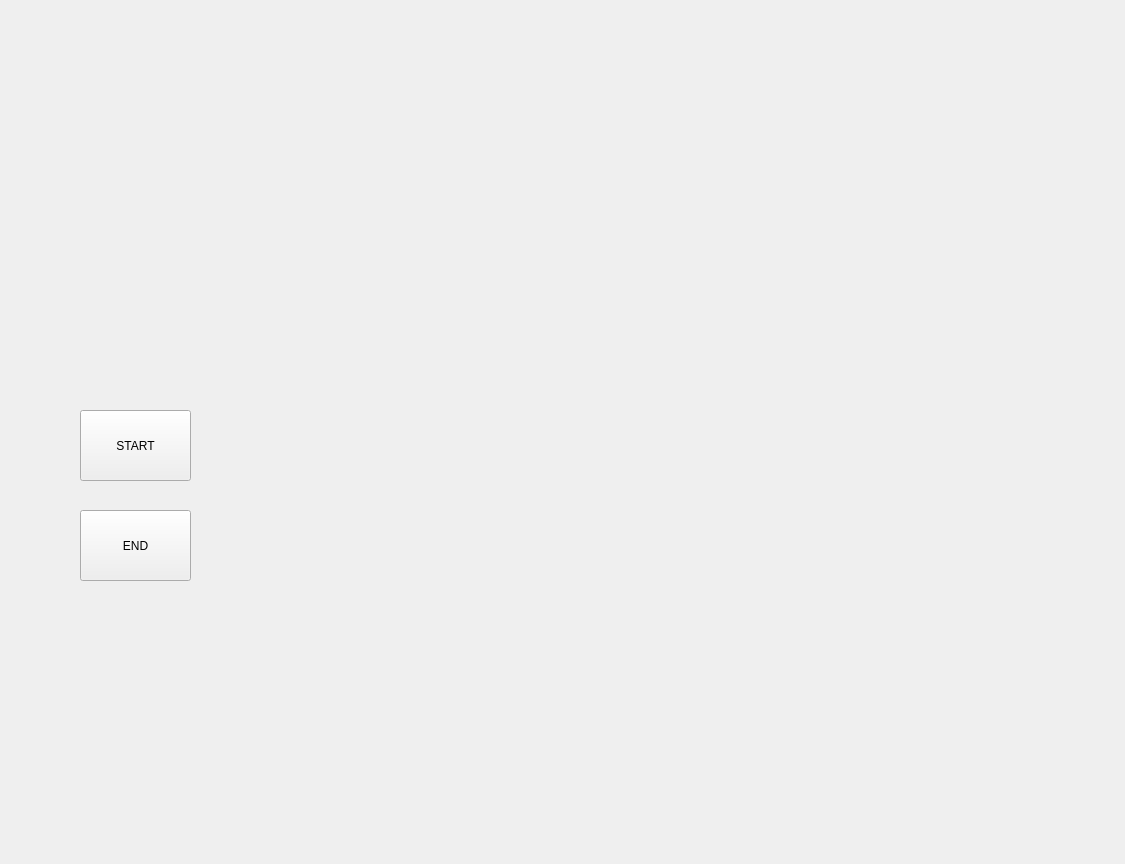
<?xml version="1.0" encoding="UTF-8"?>
<ui version="4.0">
 <class>MainWindow</class>
 <widget class="QMainWindow" name="MainWindow">
  <property name="geometry">
   <rect>
    <x>0</x>
    <y>0</y>
    <width>1125</width>
    <height>864</height>
   </rect>
  </property>
  <property name="windowTitle">
   <string>MainWindow</string>
  </property>
  <widget class="QWidget" name="centralwidget">
   <widget class="QLabel" name="label">
    <property name="geometry">
     <rect>
      <x>-30</x>
      <y>-30</y>
      <width>1181</width>
      <height>951</height>
     </rect>
    </property>
    <property name="text">
     <string/>
    </property>
    <property name="pixmap">
     <pixmap>Black_Template.jpg</pixmap>
    </property>
    <property name="scaledContents">
     <bool>true</bool>
    </property>
   </widget>
   <widget class="QLabel" name="label_2">
    <property name="geometry">
     <rect>
      <x>200</x>
      <y>220</y>
      <width>631</width>
      <height>461</height>
     </rect>
    </property>
    <property name="text">
     <string/>
    </property>
    <property name="pixmap">
     <pixmap>Iron_Template_1.gif</pixmap>
    </property>
    <property name="scaledContents">
     <bool>true</bool>
    </property>
   </widget>
   <widget class="QLabel" name="label_3">
    <property name="geometry">
     <rect>
      <x>370</x>
      <y>-70</y>
      <width>361</width>
      <height>261</height>
     </rect>
    </property>
    <property name="text">
     <string/>
    </property>
    <property name="pixmap">
     <pixmap>initial.gif</pixmap>
    </property>
    <property name="scaledContents">
     <bool>true</bool>
    </property>
   </widget>
   <widget class="QLabel" name="label_4">
    <property name="geometry">
     <rect>
      <x>430</x>
      <y>120</y>
      <width>191</width>
      <height>161</height>
     </rect>
    </property>
    <property name="text">
     <string/>
    </property>
    <property name="pixmap">
     <pixmap>loading_1.gif</pixmap>
    </property>
    <property name="scaledContents">
     <bool>true</bool>
    </property>
   </widget>
   <widget class="QLabel" name="label_5">
    <property name="geometry">
     <rect>
      <x>0</x>
      <y>0</y>
      <width>181</width>
      <height>151</height>
     </rect>
    </property>
    <property name="text">
     <string/>
    </property>
    <property name="pixmap">
     <pixmap>B.G_Template_1.gif</pixmap>
    </property>
    <property name="scaledContents">
     <bool>true</bool>
    </property>
   </widget>
   <widget class="QLabel" name="label_6">
    <property name="geometry">
     <rect>
      <x>0</x>
      <y>140</y>
      <width>181</width>
      <height>151</height>
     </rect>
    </property>
    <property name="text">
     <string/>
    </property>
    <property name="pixmap">
     <pixmap>Code_Template.gif</pixmap>
    </property>
    <property name="scaledContents">
     <bool>true</bool>
    </property>
   </widget>
   <widget class="QLabel" name="label_7">
    <property name="geometry">
     <rect>
      <x>810</x>
      <y>40</y>
      <width>271</width>
      <height>201</height>
     </rect>
    </property>
    <property name="text">
     <string/>
    </property>
    <property name="pixmap">
     <pixmap>Earth.gif</pixmap>
    </property>
    <property name="scaledContents">
     <bool>true</bool>
    </property>
   </widget>
   <widget class="QLabel" name="label_8">
    <property name="geometry">
     <rect>
      <x>0</x>
      <y>620</y>
      <width>441</width>
      <height>241</height>
     </rect>
    </property>
    <property name="text">
     <string/>
    </property>
    <property name="pixmap">
     <pixmap>Hero_Template.gif</pixmap>
    </property>
    <property name="scaledContents">
     <bool>true</bool>
    </property>
   </widget>
   <widget class="QLabel" name="label_9">
    <property name="geometry">
     <rect>
      <x>640</x>
      <y>620</y>
      <width>481</width>
      <height>261</height>
     </rect>
    </property>
    <property name="text">
     <string/>
    </property>
    <property name="pixmap">
     <pixmap>Health_Template.gif</pixmap>
    </property>
    <property name="scaledContents">
     <bool>true</bool>
    </property>
   </widget>
   <widget class="QPushButton" name="pushButton">
    <property name="geometry">
     <rect>
      <x>80</x>
      <y>410</y>
      <width>111</width>
      <height>71</height>
     </rect>
    </property>
    <property name="mouseTracking">
     <bool>false</bool>
    </property>
    <property name="autoFillBackground">
     <bool>false</bool>
    </property>
    <property name="styleSheet">
     <string notr="true">font: 90 9pt &quot;Berlin Sans FB Demi&quot;;
font: 12pt &quot;Lucida Bright&quot;;
</string>
    </property>
    <property name="text">
     <string>START</string>
    </property>
   </widget>
   <widget class="QPushButton" name="pushButton_2">
    <property name="geometry">
     <rect>
      <x>80</x>
      <y>510</y>
      <width>111</width>
      <height>71</height>
     </rect>
    </property>
    <property name="mouseTracking">
     <bool>false</bool>
    </property>
    <property name="autoFillBackground">
     <bool>false</bool>
    </property>
    <property name="styleSheet">
     <string notr="true">font: 90 9pt &quot;Berlin Sans FB Demi&quot;;
font: 12pt &quot;Lucida Bright&quot;;
</string>
    </property>
    <property name="text">
     <string>END</string>
    </property>
   </widget>
   <widget class="QLabel" name="label_10">
    <property name="geometry">
     <rect>
      <x>790</x>
      <y>330</y>
      <width>291</width>
      <height>171</height>
     </rect>
    </property>
    <property name="text">
     <string/>
    </property>
    <property name="pixmap">
     <pixmap>Jarvis_Gui (1).gif</pixmap>
    </property>
    <property name="scaledContents">
     <bool>true</bool>
    </property>
   </widget>
   <zorder>label</zorder>
   <zorder>label_4</zorder>
   <zorder>label_3</zorder>
   <zorder>label_2</zorder>
   <zorder>label_5</zorder>
   <zorder>label_6</zorder>
   <zorder>label_7</zorder>
   <zorder>label_8</zorder>
   <zorder>label_9</zorder>
   <zorder>pushButton</zorder>
   <zorder>pushButton_2</zorder>
   <zorder>label_10</zorder>
  </widget>
 </widget>
 <resources/>
 <connections/>
</ui>
